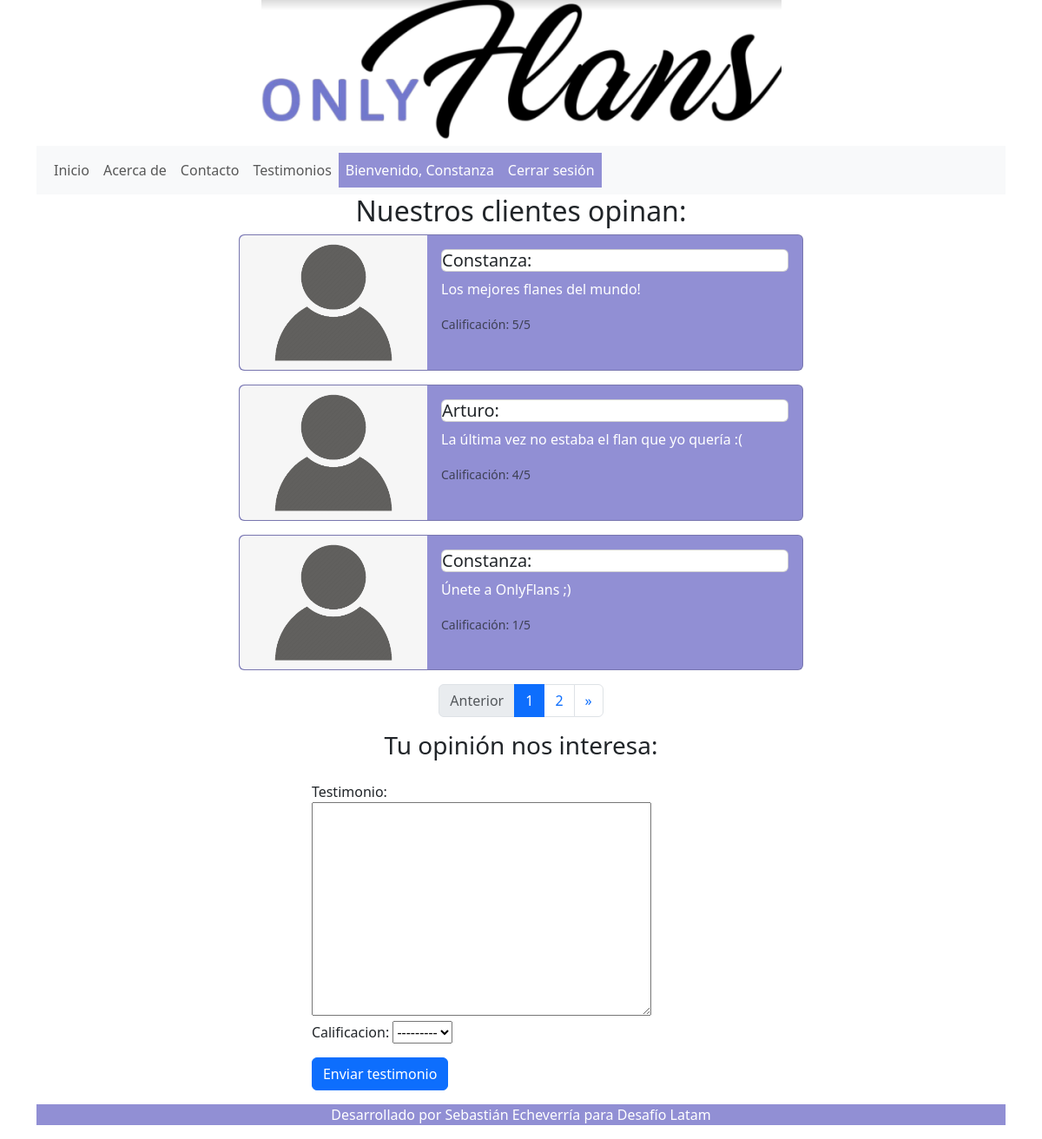
The page /testimonios/ (signed in) on the database its author committed.
### web/models.py (models this page shows, shortened)
class Testimonio(models.Model):
    usuario = models.ForeignKey(User, on_delete=models.CASCADE)
    testimonio = models.TextField( max_length=300)
    calificacion = models.IntegerField(choices=[(i, i) for i in range(1, 6)])

### web/views.py (the view)
# urls.py: path('testimonios/', views.testimonios, name='testimonios'),]
def testimonios(request):
    testimonios = Testimonio.objects.all()
    paginator = Paginator(testimonios, 3)
    page_number = request.GET.get('page')
    page_obj = paginator.get_page(page_number)
    print(page_obj.paginator.num_pages)
    if request.method == 'POST' and request.user.is_authenticated:
        form = TestimonioForm(request.POST)
        if form.is_valid():
            testimonio = form.save(commit=False)
            testimonio.usuario = request.user
            testimonio.save()
            return redirect('testimonios')
    else:
        form = TestimonioForm()
    return render(request, 'testimonios.html', {'page_obj': page_obj, 'form': form})

### web/forms.py
class TestimonioForm(forms.ModelForm):
    class Meta:
        model = Testimonio
        fields = ['testimonio', 'calificacion']

### web/templates/testimonios.html (shortened to what this page needs)
{% extends 'base.html' %}
{% load static %}
{% block content %}
    <h2 class="text-center">Nuestros clientes opinan:</h2>
    {% for testimonio in page_obj %}
    <div class="d-flex justify-content-center">
        <div class="card mb-3 bg-indigo text-white " style="max-width: 650px;">
            <div class="row g-0">
                <div class="col-md-4">
                    <img src="{% static 'img/user-icon.png' %}" class="img-fluid rounded-start" alt="Icono de usuario">
                </div>
                <div class="col-md-8">
                    <div class="card-body">
                        <h5 class="card title">{{ testimonio.usuario.username }}:</h5>
                        <p class="card-text">{{ testimonio.testimonio }}</p>
                        <p class="card-text"><small class="text-body-secondary">Calificación: {{ testimonio.calificacion }}/5</small></p>
                    </div>
                </div>
            </div>
        </div>
    </div>
    {% endfor %}
    <nav aria-label="Paginación de testimonios">
        <ul class="pagination justify-content-center">
            {% if page_obj.has_previous %}
                <li class="page-item">
                    <a class="page-link" href="?page={{ page_obj.previous_page_number }}" aria-label="Anterior">
                        <span aria-hidden="true">&laquo;</span>
                    </a>
                </li>
            {% else %}
                <li class="page-item disabled">
                    <span class="page-link">Anterior</span>
                </li>
            {% endif %}
            {% for num in page_obj.paginator.page_range %}
                <li class="page-item {% if page_obj.number == num %}active{% endif %}">
                    <a class="page-link" href="?page={{ num }}">{{ num }}</a>
                </li>
            {% endfor %}
            {% if page_obj.has_next %}
                <li class="page-item">
                    <a class="page-link" href="?page={{ page_obj.next_page_number }}" aria-label="Siguiente">
                        <span aria-hidden="true">&raquo;</span>
                    </a>
                </li>
            {% else %}
                <li class="page-item disabled">
                    <span class="page-link">Siguiente</span>
                </li>
            {% endif %}
        </ul>
    </nav>
    {% if user.is_authenticated %}
    <h3 class="text-center">Tu opinión nos interesa:</h3>
    <div class="container mt-4 mb-3">
        <div class="d-flex justify-content-center">
            <form method="post" class="form">
                <div class="col-10">
                    {{ form.testimonio.label_tag }}
                    {{ form.testimonio }}
                </div>
                <div class="mb-3">
                    {{ form.calificacion.label_tag }}
                    {{ form.calificacion }}
                </div>
                <button type="submit" class="btn btn-primary text-center">Enviar testimonio</button>
            </form>
        </div>
    </div>
    {% else %}
    <div class="d-flex justify-content-center mb-5">
        <a href="{% url 'login' %}" class="btn btn-primary mt-4">Inicia sesión para dejar tu testimonio</a>
    </div>
    {% endif %}
{% endblock %}

### web/templates/navbar.html (shortened to what this page needs)
<nav class="navbar navbar-expand-lg navbar-light bg-light">
    <div class="container-fluid">
          <div class="collapse navbar-collapse" id="navbarSupportedContent">
            <ul class="navbar-nav me-auto mb-2 mb-lg-0">
                <li class="nav-item">
                    <a class="nav-link" href="{% url 'index' %}">Inicio</a>
                </li>
                <li class="nav-item">
                    <a class="nav-link" href="{% url 'about' %}">Acerca de</a>
                </li>
                <li class="nav-item">
                    <a class="nav-link" href="{% url 'contact' %}">Contacto</a>
                </li>
                <li class="nav-item">
                    <a class="nav-link" href="{% url 'testimonios' %}">Testimonios</a>
                </li>
                {% if user.is_authenticated %}
                    <li><a class="nav-link bg-indigo text-white" href="{% url 'welcome' %}">Bienvenido, {{ user.username }}</a></li>
                    <li><a class="nav-link bg-indigo text-white" href="{% url 'logout' %}">Cerrar sesión</a></li>
                {% else %}
                    <li><a class="nav-link bg-indigo text-white" href="{% url 'login' %}">Iniciar sesión</a></li>
                {% endif %}
            </ul>
    </div>
</nav>

### web/static/css/styles.css (style rules this page uses)
.bg-indigo { background-color: #918FD4; }

### rows shown on the page
Testimonio: usuario.username "Constanza", testimonio "Los mejores flanes del mundo!", calificacion "5"
Testimonio: usuario.username "Arturo", testimonio "La última vez no estaba el flan que yo quería :(", calificacion "4"
Testimonio: usuario.username "Constanza", testimonio "Únete a OnlyFlans ;)", calificacion "1"

### other values the page prints
{{ user.username }} "Constanza"
{{ num }} "1" "2"
